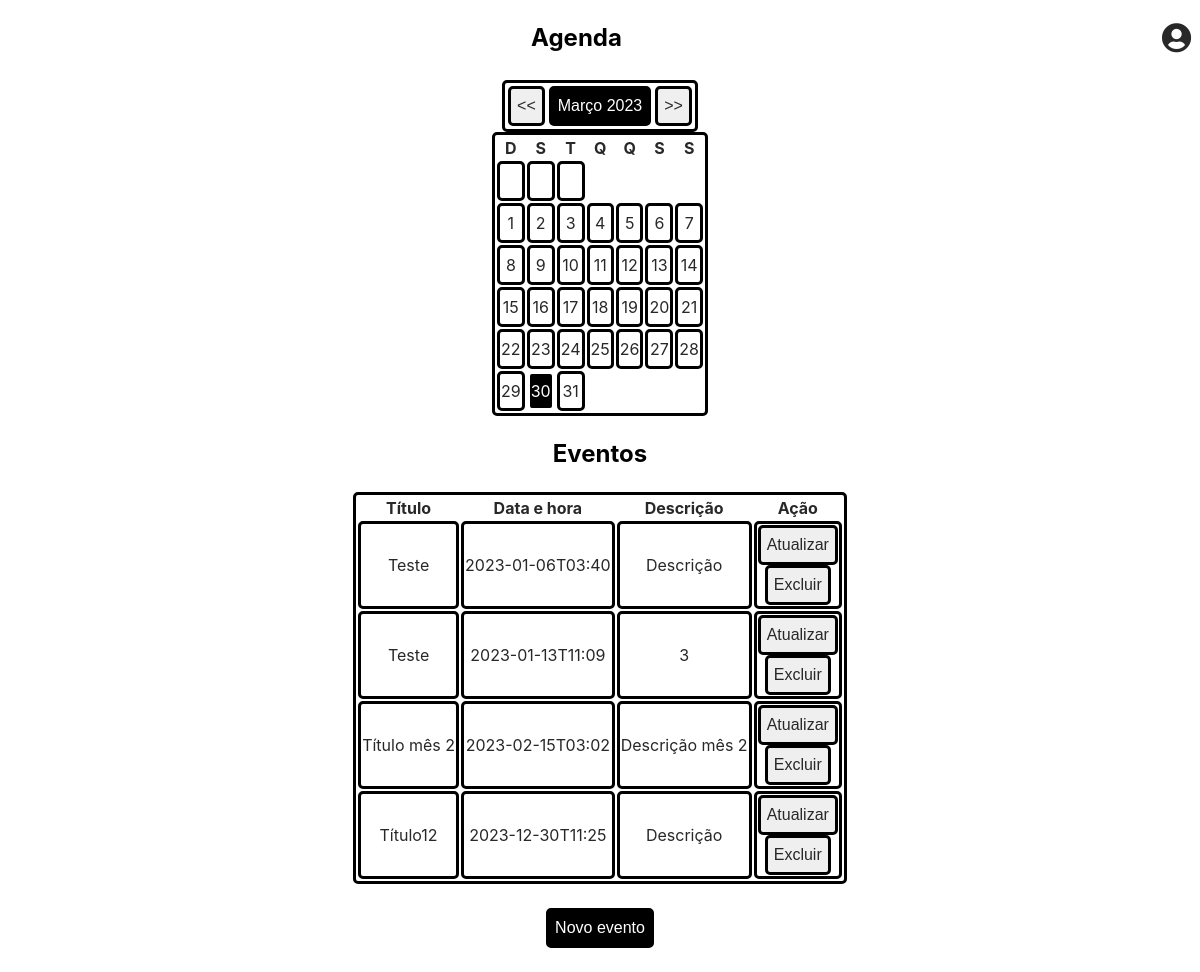
Before: /start (signed in) with the older database file.
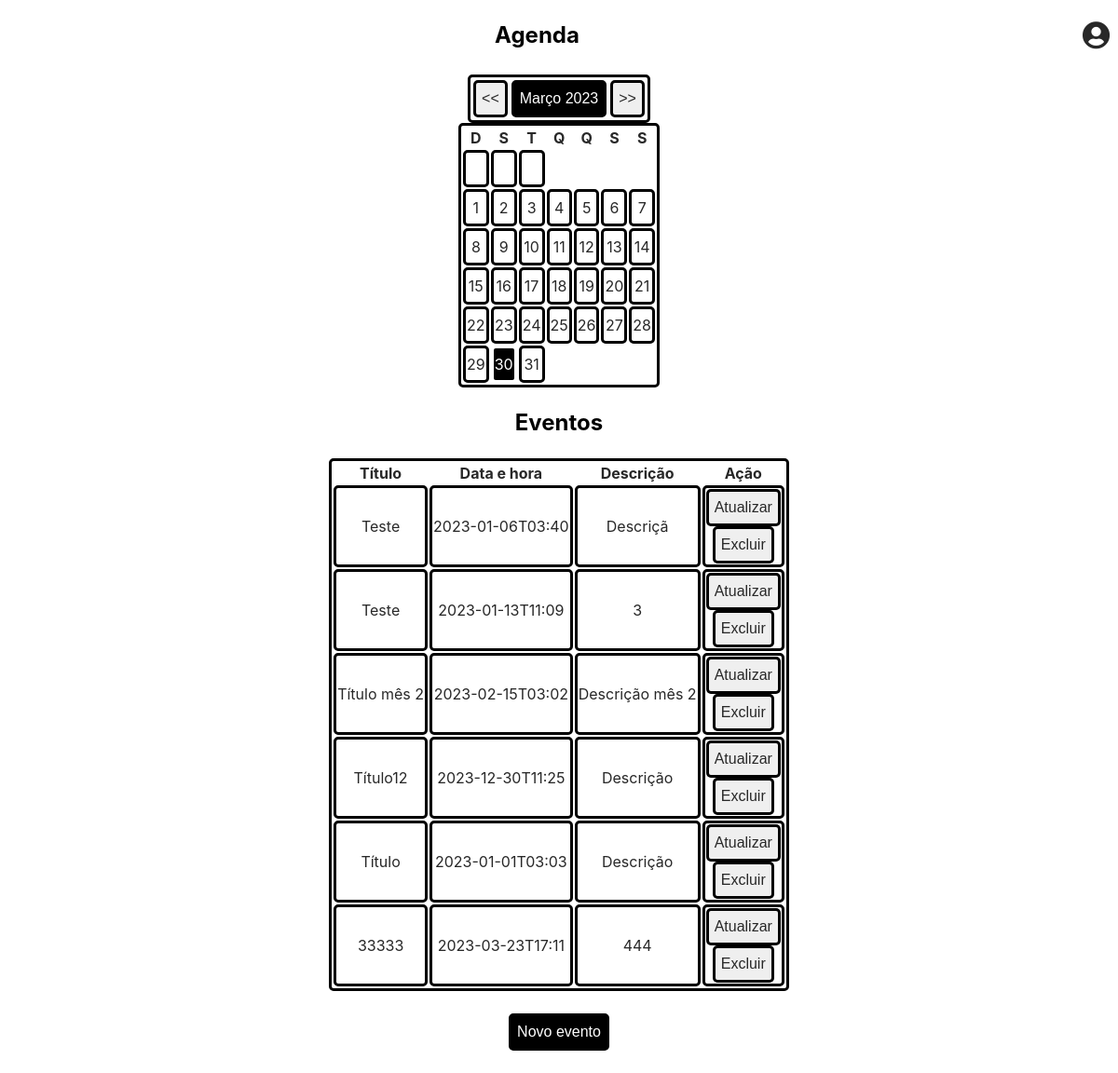
After: the same page with the newer database file.
### tables this page shows
CREATE TABLE "eventos" (
	"id"	integer,
	"titulo"	VARCHAR(100) NOT NULL,
	"data_hora"	VARCHAR(20) NOT NULL,
	"descricao"	VARCHAR(500) NOT NULL,
	PRIMARY KEY("id" AUTOINCREMENT)
);

### app.py (the view)
@app.route('/start', methods=['GET', 'POST'])
@login_required
def start():
    eventos = retrieve_events()
    return render_template('start.html', eventos=eventos)

### app.py (called while the page is built)
@login_manager.user_loader
def load_user(user_id):
    return User.query.get(int(user_id))

def retrieve_events():
    con = sql.connect("agenda.db")
    cur = con.cursor()
    cur.execute("SELECT titulo,data_hora,descricao FROM eventos")
    eventos = cur.fetchall()
    con.close()
    return eventos

### templates/start.html (shortened to what this page needs)
<!DOCTYPE html>
<html lang="en">
<head>
    <link href="../static/css/main.css" rel="stylesheet" type="text/css" media="all">
    <link rel="stylesheet" href="https://cdnjs.cloudflare.com/ajax/libs/font-awesome/5.15.1/css/all.min.css" />
</head>
<body>
    <header>
        <nav>
            <h1 style="color: black">Agenda </h1>
        </nav>
        <nav>
            <div>
                <form method="POST" action="/settings" style="text-align: end">
                    <button type="submit" class="account-btn header-right" style="background-color: white">
                        <i class="fas fa-user-circle icon-size"></i>
                    </button>
                </form>
            </div>
        </nav>
    </header>
    <table align="center">
        <tr>
            <th>
            <button id="prev-month"><<</button>
            </th>
            <th>
                <form>
                <button type="submit" style="background-color: black"><a style="color: white"><div id="month"></div></a></button>
                </form>
            </th>
            <th>
            <button id="next-month">>></button>
            </th>
        </tr>
    </table>
    <div id="calendar" align="center">
      <table id="calendar-body">
        <thead>
          <tr>
            <th>D</th>
            <th>S</th>
            <th>T</th>
            <th>Q</th>
            <th>Q</th>
            <th>S</th>
            <th>S</th>
          </tr>
        </thead>
        <tbody id="calendar-days"></tbody>
      </table>
    </div>
    <div class="eventos" align="center">
      <h2>Eventos</h2>
          <table>
            <thead>
              <tr>
                <th>Título</th>
                <th>Data e hora</th>
                <th>Descrição</th>
                  <th>Ação</th>
              </tr>
            </thead>
            <tbody>
                    {%for evento in eventos%}
                      <tr>
                        <td>{{ evento[0] }}</td><td>{{ evento[1] }}</td><td>{{ evento[2] }}</td>
                        <td>
                            <form method="GET" action="{{url_for('update_event', event_id=loop.index)}}">
                            <input type="submit" value="Atualizar" >
                          </form>
                          <form method="POST" action="/remove/{{ loop.index }}">
                            <input type="submit" value="Excluir" onclick="return confirm('Tem certeza que deseja excluir este evento?');">
                          </form>
                        </td>
                      </tr>
                    {%endfor%}
            </tbody>
          </table>
    <br>
        <form action="/insert">
            <button type="submit" style="background-color: black"><a style="color: white">Novo evento</a></button>
        </form>
    </div>
    <br>
</body>
</html>

### static/css/main.css (style rules this page uses)
html { font-family: -apple-system, BlinkMacSystemFont, "Segoe UI", Roboto, Helvetica, Arial, sans-serif, "Apple Color Emoji", "Segoe UI Emoji", "Segoe UI Symbol"; line-height:1.5; font-size:1em; }
body { margin: initial; padding-top: 80px; text-align: center; align-items: center; justify-content: center; }
html, body { height:100%; background-color: #ffffff; }
input,table,td, button { border: 3px solid #000; border-radius: 5px; height: 40px; line-height: normal; color: #282828; box-sizing: border-box; user-select: auto; font-size: 16px; text-align: center; }
header { position: fixed; top: 0; width: 100%; z-index: 1; background-color: #ffffff; display: flex; justify-content: space-between; align-items: center; align-content: center; }
.icon-size { font-size: 30px; }
.header-right { border: 3px solid #ffffff; }

Changed rows visible on the page:
changed eventos: descricao "Descrição" → "Descriçã"
added eventos: titulo "Título", data_hora "2023-01-01T03:03", descricao "Descrição"
added eventos: titulo "33333", data_hora "2023-03-23T17:11", descricao "444"
